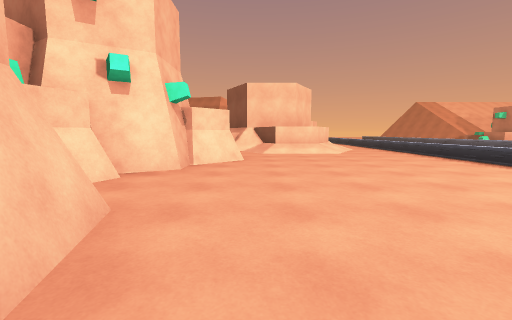
View 1 (above)

16 first-person views from a walk through a 3-D level made in the Unity game engine. The camera is 1.3 m above the floor, tilts 6° down and sees 90° across. The floor is counted in squares, 2 m on a side. Each view is taken from the middle of a square. On the plan, view 1 faces up. The plan holds only what a view shows up to about 9 squares ahead; the rest is blank. The place goes on beyond the plan. The player character is not drawn. Some animated figures are left out.

View 2
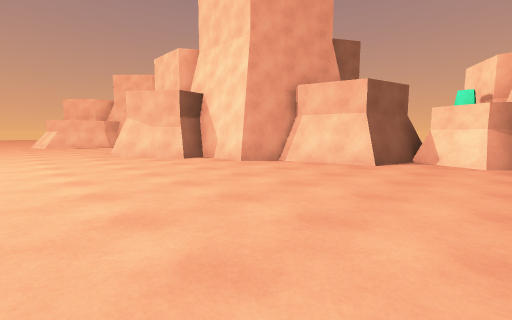

View 3
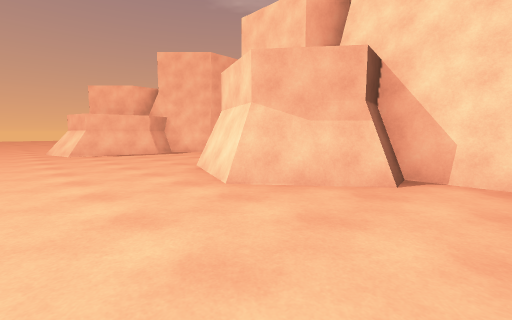

View 4
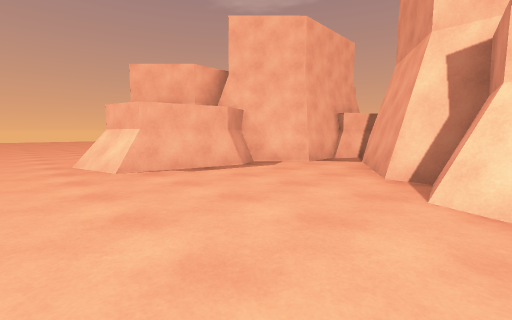

View 5
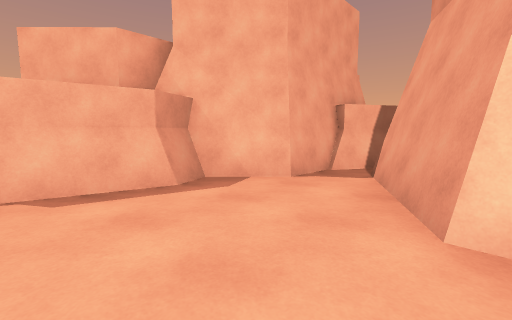

View 6
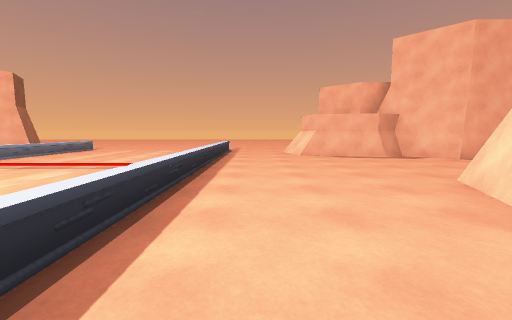

View 7
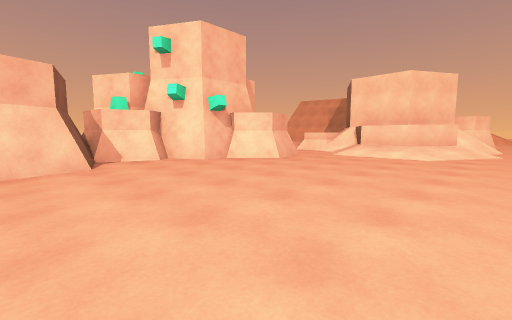

View 8
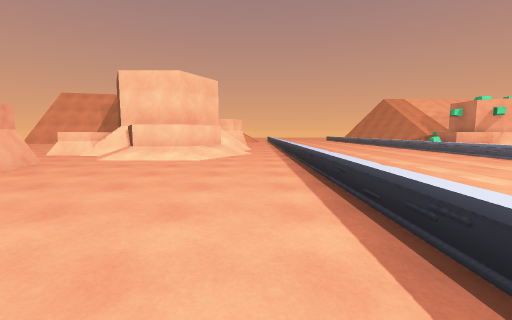

View 9
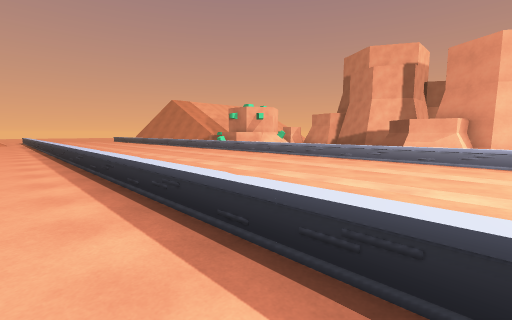

View 10
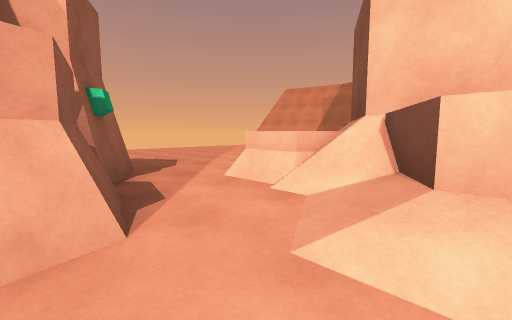

View 11
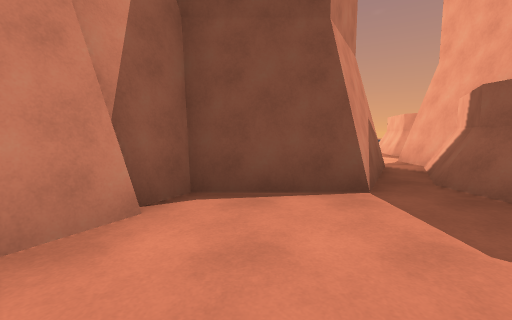

View 12
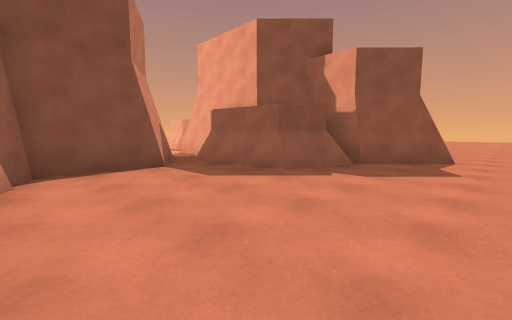

View 13
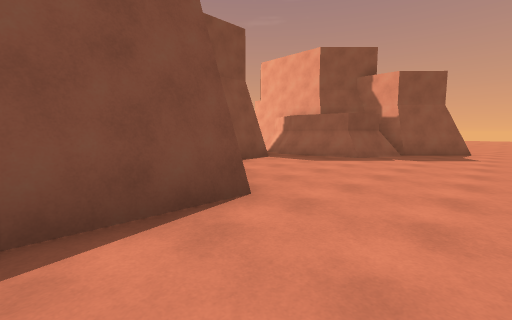

View 14
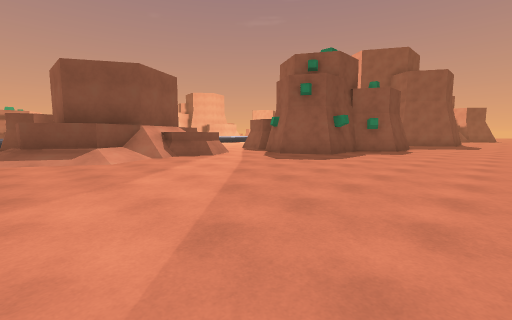

View 15
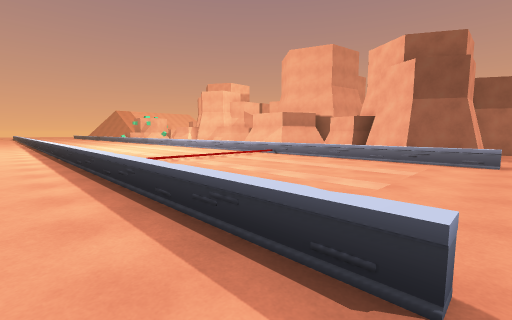

View 16
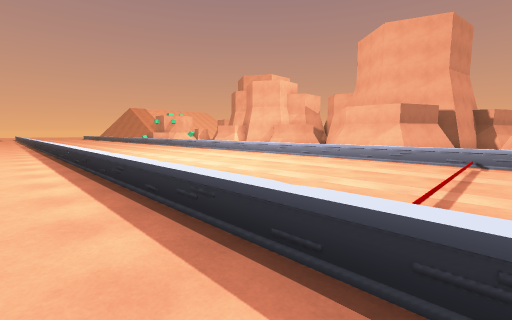

### Floor plan
Key: @ floor where view 1 was taken; # wall or solid block; x gap in a wall; . floor; / step, stairs or slope; = window, fence, low wall or low ledge; ^ raised ledge.
Columns run from 9 left of view 1 to 15 right of it. Each row starts with its distance up from view 1.
 15 ......./x/ /x.^
 14 ......./=#/= .^
 13 ....../##^^# .^
 12 ......./#  #/.^ ..
 11 .......=#^ #/.^ ...^
 10 .......==###/.^ ...^
  9 .........###/.^ ...^
  8 ....###.......^ ...^
  7 ....# ###.....^ ...^
  6 ....#  ##.....^ ...^  .#
  5 ...    #......^ ...^  ##
  4 ...   ##......^ ...^  .#
  3 ..   ##.......^ ...^   #
  2       ##......^ ..
  1        ##.....^ ...
  0         #@....^ ...
 -1 ..#     ##....^ ...^
 -2 ..#      #....^ ...^
 -3 ... #    ##...^ ...^  #
 -4 ....##    #...^ ...^  ##
 -5 .....#   ##...^....^  .##
 -6 .....#####....^ ...^
 -7 ......###.....^ ...^  #
 -8 ...####.......^ ...^ ##
 -9 ...#  ###.....^ ...^ ##
-10 ..##    ####..^ .... ##
-11 .##        #..^....^ ####
-12 ..          ............#

Where each view was taken, in squares from view 1:
view 1: 0 up, 0 right, facing up
view 2: 4 up, 4 right, facing down-left
view 3: 1 down, 4 right, facing down-left
view 4: 5 down, 4 right, facing down-left
view 5: 6 down, 2 right, facing down-left
view 6: 2 down, 4 right, facing down
view 7: 1 up, 4 right, facing up-left
view 8: 2 up, 4 right, facing up
view 9: 3 up, 4 right, facing up-right
view 10: 7 up, 1 right, facing up-left
view 11: 5 down, 7 left, facing right
view 12: 4 down, 9 left, facing down-right
view 13: 1 down, 9 left, facing down-right
view 14: 15 up, 9 left, facing down-right
view 15: 12 down, 4 right, facing up-right
view 16: 7 down, 4 right, facing up-right
